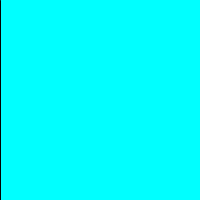
Frame 1 (no input)
Frame 60 (the mouse pressed at the canvas centre just before this capture): blank canvas, image omitted
Frame 120 (the mouse held since frame 60 and released just before this capture): blank canvas, image omitted

The Processing sketch that drew this single still picture (run headless with seeded random() and noise(); from frame 60 on, the mouse is pressed at the canvas centre):

// Processing sketch: processing_35319
// ── processing_35319.pde

void setup() {	
size(200, 200);
}
	
int x = 0;

void draw() {
  
  background(0,255,255);	
  line(x, 0, x, height);	
 x++;
}	
